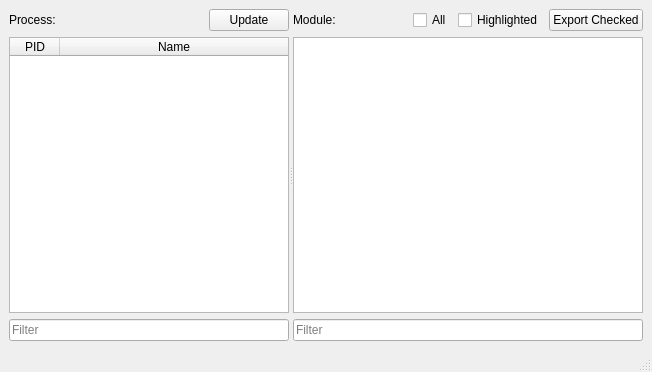
<?xml version="1.0" encoding="UTF-8"?>
<ui version="4.0">
 <class>MainWindow</class>
 <widget class="QMainWindow" name="MainWindow">
  <property name="geometry">
   <rect>
    <x>0</x>
    <y>0</y>
    <width>652</width>
    <height>372</height>
   </rect>
  </property>
  <property name="windowTitle">
   <string>ProcModules</string>
  </property>
  <widget class="QWidget" name="centralwidget">
   <layout class="QVBoxLayout" name="verticalLayout_3">
    <item>
     <widget class="QSplitter" name="splitter">
      <property name="orientation">
       <enum>Qt::Horizontal</enum>
      </property>
      <widget class="QWidget" name="">
       <layout class="QVBoxLayout" name="verticalLayout">
        <item>
         <layout class="QHBoxLayout" name="horizontalLayout">
          <item>
           <widget class="QLabel" name="label">
            <property name="text">
             <string>Process:</string>
            </property>
           </widget>
          </item>
          <item>
           <spacer name="horizontalSpacer">
            <property name="orientation">
             <enum>Qt::Horizontal</enum>
            </property>
            <property name="sizeHint" stdset="0">
             <size>
              <width>40</width>
              <height>20</height>
             </size>
            </property>
           </spacer>
          </item>
          <item>
           <widget class="QPushButton" name="Proc_updateButton">
            <property name="text">
             <string>Update</string>
            </property>
           </widget>
          </item>
         </layout>
        </item>
        <item>
         <widget class="QTableWidget" name="Proc_procWidget">
          <property name="editTriggers">
           <set>QAbstractItemView::NoEditTriggers</set>
          </property>
          <property name="selectionMode">
           <enum>QAbstractItemView::SingleSelection</enum>
          </property>
          <property name="selectionBehavior">
           <enum>QAbstractItemView::SelectRows</enum>
          </property>
          <property name="sortingEnabled">
           <bool>true</bool>
          </property>
          <attribute name="horizontalHeaderDefaultSectionSize">
           <number>50</number>
          </attribute>
          <attribute name="horizontalHeaderShowSortIndicator" stdset="0">
           <bool>true</bool>
          </attribute>
          <attribute name="horizontalHeaderStretchLastSection">
           <bool>true</bool>
          </attribute>
          <attribute name="verticalHeaderVisible">
           <bool>false</bool>
          </attribute>
          <column>
           <property name="text">
            <string>PID</string>
           </property>
          </column>
          <column>
           <property name="text">
            <string>Name</string>
           </property>
          </column>
         </widget>
        </item>
        <item>
         <widget class="QLineEdit" name="Proc_filterEdit">
          <property name="placeholderText">
           <string>Filter</string>
          </property>
          <property name="clearButtonEnabled">
           <bool>true</bool>
          </property>
         </widget>
        </item>
       </layout>
      </widget>
      <widget class="QWidget" name="">
       <layout class="QVBoxLayout" name="verticalLayout_2">
        <item>
         <layout class="QHBoxLayout" name="horizontalLayout_2">
          <item>
           <widget class="QLabel" name="Mod_numLabel">
            <property name="text">
             <string>Module:</string>
            </property>
           </widget>
          </item>
          <item>
           <spacer name="horizontalSpacer_2">
            <property name="orientation">
             <enum>Qt::Horizontal</enum>
            </property>
            <property name="sizeHint" stdset="0">
             <size>
              <width>40</width>
              <height>20</height>
             </size>
            </property>
           </spacer>
          </item>
          <item>
           <widget class="QCheckBox" name="Mod_allBox">
            <property name="text">
             <string>All</string>
            </property>
           </widget>
          </item>
          <item>
           <widget class="QCheckBox" name="Mod_highlightedBox">
            <property name="text">
             <string>Highlighted</string>
            </property>
           </widget>
          </item>
          <item>
           <widget class="QPushButton" name="Mod_exportButton">
            <property name="text">
             <string>Export Checked</string>
            </property>
           </widget>
          </item>
         </layout>
        </item>
        <item>
         <widget class="QListWidget" name="Mod_modWidget">
          <property name="editTriggers">
           <set>QAbstractItemView::NoEditTriggers</set>
          </property>
          <property name="selectionMode">
           <enum>QAbstractItemView::ExtendedSelection</enum>
          </property>
         </widget>
        </item>
        <item>
         <widget class="QLineEdit" name="Mod_filterEdit">
          <property name="placeholderText">
           <string>Filter</string>
          </property>
         </widget>
        </item>
       </layout>
      </widget>
     </widget>
    </item>
   </layout>
  </widget>
  <widget class="QMenuBar" name="menubar">
   <property name="geometry">
    <rect>
     <x>0</x>
     <y>0</y>
     <width>628</width>
     <height>22</height>
    </rect>
   </property>
  </widget>
  <widget class="QStatusBar" name="statusbar"/>
 </widget>
 <resources/>
 <connections/>
</ui>
